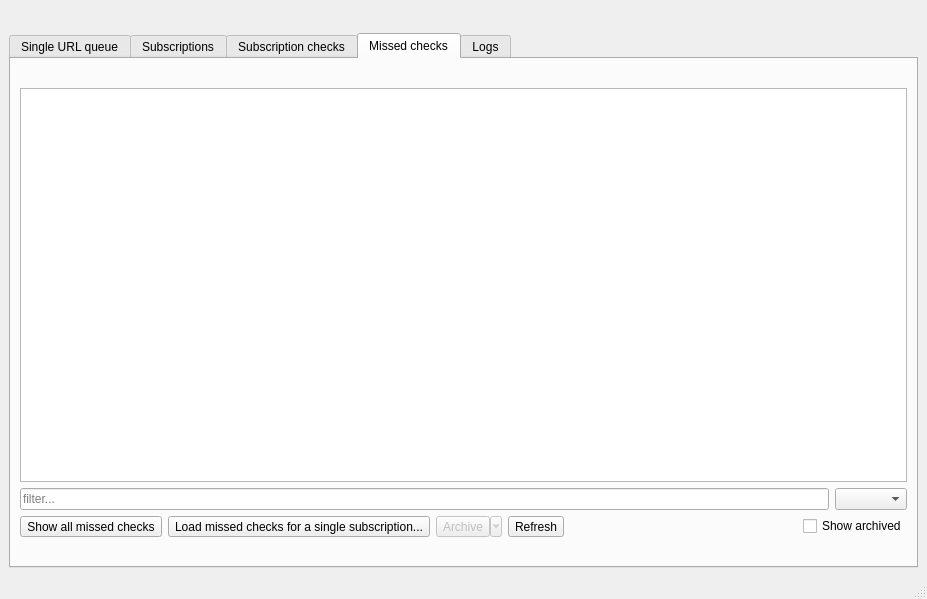
<?xml version="1.0" encoding="UTF-8"?>
<ui version="4.0">
 <class>MainWindow</class>
 <widget class="QMainWindow" name="MainWindow">
  <property name="geometry">
   <rect>
    <x>0</x>
    <y>0</y>
    <width>927</width>
    <height>599</height>
   </rect>
  </property>
  <property name="windowTitle">
   <string>hydownloader-systray</string>
  </property>
  <widget class="QWidget" name="centralwidget">
   <layout class="QVBoxLayout" name="verticalLayout_5">
    <item>
     <widget class="QLabel" name="instanceLabel">
      <property name="font">
       <font>
        <pointsize>12</pointsize>
        <weight>75</weight>
        <bold>true</bold>
       </font>
      </property>
      <property name="text">
       <string/>
      </property>
      <property name="alignment">
       <set>Qt::AlignCenter</set>
      </property>
     </widget>
    </item>
    <item>
     <widget class="QTabWidget" name="mainTabWidget">
      <property name="currentIndex">
       <number>3</number>
      </property>
      <widget class="QWidget" name="singleURLsTab">
       <attribute name="title">
        <string>Single URL queue</string>
       </attribute>
       <layout class="QVBoxLayout" name="verticalLayout_2">
        <item>
         <widget class="QTableView" name="urlsTableView">
          <property name="alternatingRowColors">
           <bool>true</bool>
          </property>
          <property name="selectionBehavior">
           <enum>QAbstractItemView::SelectRows</enum>
          </property>
          <property name="textElideMode">
           <enum>Qt::ElideMiddle</enum>
          </property>
          <property name="sortingEnabled">
           <bool>true</bool>
          </property>
          <property name="wordWrap">
           <bool>false</bool>
          </property>
          <attribute name="horizontalHeaderStretchLastSection">
           <bool>false</bool>
          </attribute>
         </widget>
        </item>
        <item>
         <layout class="QHBoxLayout" name="horizontalLayout_10">
          <item>
           <widget class="QLineEdit" name="urlsFilterLineEdit">
            <property name="placeholderText">
             <string>filter...</string>
            </property>
            <property name="clearButtonEnabled">
             <bool>true</bool>
            </property>
           </widget>
          </item>
          <item>
           <widget class="QComboBox" name="urlsFilterColumnComboBox"/>
          </item>
         </layout>
        </item>
        <item>
         <layout class="QHBoxLayout" name="horizontalLayout_2">
          <item>
           <widget class="QToolButton" name="addURLButton">
            <property name="text">
             <string>Add...</string>
            </property>
           </widget>
          </item>
          <item>
           <widget class="QToolButton" name="retryURLsButton">
            <property name="enabled">
             <bool>false</bool>
            </property>
            <property name="text">
             <string>Retry</string>
            </property>
            <property name="popupMode">
             <enum>QToolButton::MenuButtonPopup</enum>
            </property>
            <property name="arrowType">
             <enum>Qt::NoArrow</enum>
            </property>
           </widget>
          </item>
          <item>
           <widget class="QToolButton" name="pauseURLsButton">
            <property name="enabled">
             <bool>false</bool>
            </property>
            <property name="text">
             <string>Pause</string>
            </property>
            <property name="popupMode">
             <enum>QToolButton::MenuButtonPopup</enum>
            </property>
           </widget>
          </item>
          <item>
           <widget class="QToolButton" name="archiveURLsButton">
            <property name="enabled">
             <bool>false</bool>
            </property>
            <property name="text">
             <string>Archive</string>
            </property>
            <property name="popupMode">
             <enum>QToolButton::MenuButtonPopup</enum>
            </property>
           </widget>
          </item>
          <item>
           <widget class="QToolButton" name="deleteSelectedURLsButton">
            <property name="enabled">
             <bool>false</bool>
            </property>
            <property name="text">
             <string>Delete</string>
            </property>
           </widget>
          </item>
          <item>
           <widget class="QToolButton" name="viewLogForURLButton">
            <property name="enabled">
             <bool>false</bool>
            </property>
            <property name="text">
             <string>View log</string>
            </property>
           </widget>
          </item>
          <item>
           <widget class="QToolButton" name="refreshURLsButton">
            <property name="text">
             <string>Refresh</string>
            </property>
           </widget>
          </item>
          <item>
           <spacer name="horizontalSpacer_2">
            <property name="orientation">
             <enum>Qt::Horizontal</enum>
            </property>
            <property name="sizeHint" stdset="0">
             <size>
              <width>0</width>
              <height>20</height>
             </size>
            </property>
           </spacer>
          </item>
          <item>
           <widget class="QCheckBox" name="includeArchivedURLsCheckBox">
            <property name="text">
             <string>Show archived</string>
            </property>
           </widget>
          </item>
         </layout>
        </item>
        <item>
         <widget class="QLabel" name="urlsLabel">
          <property name="text">
           <string/>
          </property>
          <property name="alignment">
           <set>Qt::AlignRight|Qt::AlignTrailing|Qt::AlignVCenter</set>
          </property>
         </widget>
        </item>
       </layout>
      </widget>
      <widget class="QWidget" name="subsTab">
       <attribute name="title">
        <string>Subscriptions</string>
       </attribute>
       <layout class="QVBoxLayout" name="verticalLayout">
        <item>
         <widget class="QTableView" name="subTableView">
          <property name="alternatingRowColors">
           <bool>true</bool>
          </property>
          <property name="selectionBehavior">
           <enum>QAbstractItemView::SelectRows</enum>
          </property>
          <property name="textElideMode">
           <enum>Qt::ElideMiddle</enum>
          </property>
          <property name="sortingEnabled">
           <bool>true</bool>
          </property>
          <property name="wordWrap">
           <bool>false</bool>
          </property>
          <attribute name="horizontalHeaderStretchLastSection">
           <bool>false</bool>
          </attribute>
         </widget>
        </item>
        <item>
         <layout class="QHBoxLayout" name="horizontalLayout_9">
          <item>
           <widget class="QLineEdit" name="subFilterLineEdit">
            <property name="placeholderText">
             <string>filter...</string>
            </property>
            <property name="clearButtonEnabled">
             <bool>true</bool>
            </property>
           </widget>
          </item>
          <item>
           <widget class="QComboBox" name="subFilterColumnComboBox"/>
          </item>
         </layout>
        </item>
        <item>
         <layout class="QHBoxLayout" name="horizontalLayout_3">
          <item>
           <widget class="QToolButton" name="addSubButton">
            <property name="text">
             <string>Add...</string>
            </property>
           </widget>
          </item>
          <item>
           <widget class="QToolButton" name="recheckSubsButton">
            <property name="enabled">
             <bool>false</bool>
            </property>
            <property name="text">
             <string>Clear last checked time</string>
            </property>
           </widget>
          </item>
          <item>
           <widget class="QToolButton" name="pauseSubsButton">
            <property name="enabled">
             <bool>false</bool>
            </property>
            <property name="text">
             <string>Pause</string>
            </property>
            <property name="popupMode">
             <enum>QToolButton::MenuButtonPopup</enum>
            </property>
           </widget>
          </item>
          <item>
           <widget class="QToolButton" name="deleteSelectedSubsButton">
            <property name="enabled">
             <bool>false</bool>
            </property>
            <property name="text">
             <string>Delete</string>
            </property>
           </widget>
          </item>
          <item>
           <widget class="QToolButton" name="viewChecksForSubButton">
            <property name="enabled">
             <bool>false</bool>
            </property>
            <property name="text">
             <string>View check history</string>
            </property>
           </widget>
          </item>
          <item>
           <widget class="QToolButton" name="viewLogForSubButton">
            <property name="enabled">
             <bool>false</bool>
            </property>
            <property name="text">
             <string>View log</string>
            </property>
           </widget>
          </item>
          <item>
           <widget class="QToolButton" name="refreshSubsButton">
            <property name="text">
             <string>Refresh</string>
            </property>
           </widget>
          </item>
          <item>
           <spacer name="horizontalSpacer">
            <property name="orientation">
             <enum>Qt::Horizontal</enum>
            </property>
            <property name="sizeHint" stdset="0">
             <size>
              <width>0</width>
              <height>20</height>
             </size>
            </property>
           </spacer>
          </item>
         </layout>
        </item>
        <item>
         <widget class="QLabel" name="subsLabel">
          <property name="text">
           <string/>
          </property>
          <property name="alignment">
           <set>Qt::AlignRight|Qt::AlignTrailing|Qt::AlignVCenter</set>
          </property>
         </widget>
        </item>
       </layout>
      </widget>
      <widget class="QWidget" name="subChecksTab">
       <attribute name="title">
        <string>Subscription checks</string>
       </attribute>
       <layout class="QVBoxLayout" name="verticalLayout_4">
        <item>
         <widget class="QLabel" name="currentSubChecksLabel">
          <property name="font">
           <font>
            <weight>75</weight>
            <bold>true</bold>
           </font>
          </property>
          <property name="text">
           <string/>
          </property>
         </widget>
        </item>
        <item>
         <widget class="QTableView" name="subCheckTableView">
          <property name="alternatingRowColors">
           <bool>true</bool>
          </property>
          <property name="selectionBehavior">
           <enum>QAbstractItemView::SelectRows</enum>
          </property>
          <property name="textElideMode">
           <enum>Qt::ElideMiddle</enum>
          </property>
          <property name="sortingEnabled">
           <bool>true</bool>
          </property>
          <property name="wordWrap">
           <bool>false</bool>
          </property>
          <attribute name="horizontalHeaderDefaultSectionSize">
           <number>212</number>
          </attribute>
          <attribute name="horizontalHeaderStretchLastSection">
           <bool>false</bool>
          </attribute>
         </widget>
        </item>
        <item>
         <layout class="QHBoxLayout" name="horizontalLayout">
          <item>
           <widget class="QLineEdit" name="subCheckFilterLineEdit">
            <property name="placeholderText">
             <string>filter...</string>
            </property>
            <property name="clearButtonEnabled">
             <bool>true</bool>
            </property>
           </widget>
          </item>
          <item>
           <widget class="QComboBox" name="subCheckFilterColumnComboBox"/>
          </item>
         </layout>
        </item>
        <item>
         <layout class="QHBoxLayout" name="horizontalLayout_5">
          <item>
           <widget class="QToolButton" name="loadSubChecksForAllButton">
            <property name="text">
             <string>Show all subscription checks</string>
            </property>
           </widget>
          </item>
          <item>
           <widget class="QToolButton" name="loadSubChecksForSubButton">
            <property name="text">
             <string>Load check history for a single subscription...</string>
            </property>
            <property name="popupMode">
             <enum>QToolButton::DelayedPopup</enum>
            </property>
           </widget>
          </item>
          <item>
           <widget class="QToolButton" name="archiveSubChecksButton">
            <property name="enabled">
             <bool>false</bool>
            </property>
            <property name="text">
             <string>Archive</string>
            </property>
            <property name="popupMode">
             <enum>QToolButton::MenuButtonPopup</enum>
            </property>
           </widget>
          </item>
          <item>
           <widget class="QToolButton" name="refreshSubChecksButton">
            <property name="text">
             <string>Refresh</string>
            </property>
           </widget>
          </item>
          <item>
           <spacer name="horizontalSpacer_4">
            <property name="orientation">
             <enum>Qt::Horizontal</enum>
            </property>
            <property name="sizeHint" stdset="0">
             <size>
              <width>0</width>
              <height>20</height>
             </size>
            </property>
           </spacer>
          </item>
          <item>
           <widget class="QCheckBox" name="includeArchivedSubChecksCheckBox">
            <property name="text">
             <string>Show archived</string>
            </property>
           </widget>
          </item>
         </layout>
        </item>
        <item>
         <widget class="QLabel" name="subChecksLabel">
          <property name="text">
           <string/>
          </property>
          <property name="alignment">
           <set>Qt::AlignRight|Qt::AlignTrailing|Qt::AlignVCenter</set>
          </property>
         </widget>
        </item>
       </layout>
      </widget>
      <widget class="QWidget" name="missedSubChecksTab">
       <attribute name="title">
        <string>Missed checks</string>
       </attribute>
       <layout class="QVBoxLayout" name="verticalLayout_6">
        <item>
         <widget class="QLabel" name="currentMissedSubChecksLabel">
          <property name="font">
           <font>
            <weight>75</weight>
            <bold>true</bold>
           </font>
          </property>
          <property name="text">
           <string/>
          </property>
         </widget>
        </item>
        <item>
         <widget class="QTableView" name="missedSubCheckTableView">
          <property name="alternatingRowColors">
           <bool>true</bool>
          </property>
          <property name="selectionBehavior">
           <enum>QAbstractItemView::SelectRows</enum>
          </property>
          <property name="textElideMode">
           <enum>Qt::ElideMiddle</enum>
          </property>
          <property name="sortingEnabled">
           <bool>true</bool>
          </property>
          <property name="wordWrap">
           <bool>false</bool>
          </property>
          <attribute name="horizontalHeaderDefaultSectionSize">
           <number>212</number>
          </attribute>
          <attribute name="horizontalHeaderStretchLastSection">
           <bool>false</bool>
          </attribute>
         </widget>
        </item>
        <item>
         <layout class="QHBoxLayout" name="horizontalLayout_11">
          <item>
           <widget class="QLineEdit" name="missedSubCheckFilterLineEdit">
            <property name="placeholderText">
             <string>filter...</string>
            </property>
            <property name="clearButtonEnabled">
             <bool>true</bool>
            </property>
           </widget>
          </item>
          <item>
           <widget class="QComboBox" name="missedSubCheckFilterColumnComboBox"/>
          </item>
         </layout>
        </item>
        <item>
         <layout class="QHBoxLayout" name="horizontalLayout_12">
          <item>
           <widget class="QToolButton" name="loadMissedSubChecksForAllButton">
            <property name="text">
             <string>Show all missed checks</string>
            </property>
           </widget>
          </item>
          <item>
           <widget class="QToolButton" name="loadMissedSubChecksForSubButton">
            <property name="text">
             <string>Load missed checks for a single subscription...</string>
            </property>
            <property name="popupMode">
             <enum>QToolButton::DelayedPopup</enum>
            </property>
           </widget>
          </item>
          <item>
           <widget class="QToolButton" name="archiveMissedSubChecksButton">
            <property name="enabled">
             <bool>false</bool>
            </property>
            <property name="text">
             <string>Archive</string>
            </property>
            <property name="popupMode">
             <enum>QToolButton::MenuButtonPopup</enum>
            </property>
           </widget>
          </item>
          <item>
           <widget class="QToolButton" name="refreshMissedSubChecksButton">
            <property name="text">
             <string>Refresh</string>
            </property>
           </widget>
          </item>
          <item>
           <spacer name="horizontalSpacer_6">
            <property name="orientation">
             <enum>Qt::Horizontal</enum>
            </property>
            <property name="sizeHint" stdset="0">
             <size>
              <width>0</width>
              <height>20</height>
             </size>
            </property>
           </spacer>
          </item>
          <item>
           <widget class="QCheckBox" name="includeArchivedMissedSubChecksCheckBox">
            <property name="text">
             <string>Show archived</string>
            </property>
           </widget>
          </item>
         </layout>
        </item>
        <item>
         <widget class="QLabel" name="missedSubChecksLabel">
          <property name="text">
           <string/>
          </property>
          <property name="alignment">
           <set>Qt::AlignRight|Qt::AlignTrailing|Qt::AlignVCenter</set>
          </property>
         </widget>
        </item>
       </layout>
      </widget>
      <widget class="QWidget" name="logsTab">
       <attribute name="title">
        <string>Logs</string>
       </attribute>
       <layout class="QVBoxLayout" name="verticalLayout_3">
        <item>
         <widget class="QLabel" name="currentLogLabel">
          <property name="font">
           <font>
            <weight>75</weight>
            <bold>true</bold>
           </font>
          </property>
          <property name="text">
           <string/>
          </property>
         </widget>
        </item>
        <item>
         <widget class="QTableView" name="logTableView">
          <property name="alternatingRowColors">
           <bool>true</bool>
          </property>
          <property name="selectionMode">
           <enum>QAbstractItemView::ExtendedSelection</enum>
          </property>
          <property name="selectionBehavior">
           <enum>QAbstractItemView::SelectRows</enum>
          </property>
          <property name="textElideMode">
           <enum>Qt::ElideMiddle</enum>
          </property>
          <property name="sortingEnabled">
           <bool>true</bool>
          </property>
          <property name="wordWrap">
           <bool>false</bool>
          </property>
          <attribute name="horizontalHeaderStretchLastSection">
           <bool>true</bool>
          </attribute>
         </widget>
        </item>
        <item>
         <layout class="QHBoxLayout" name="horizontalLayout_8">
          <item>
           <widget class="QLineEdit" name="logFilterLineEdit">
            <property name="placeholderText">
             <string>filter...</string>
            </property>
            <property name="clearButtonEnabled">
             <bool>true</bool>
            </property>
           </widget>
          </item>
          <item>
           <widget class="QComboBox" name="logFilterColumnComboBox"/>
          </item>
         </layout>
        </item>
        <item>
         <layout class="QHBoxLayout" name="horizontalLayout_4">
          <item>
           <widget class="QToolButton" name="loadDaemonLogButton">
            <property name="text">
             <string>Load daemon log</string>
            </property>
           </widget>
          </item>
          <item>
           <widget class="QToolButton" name="loadStatusHistoryButton">
            <property name="text">
             <string>Show systray status history</string>
            </property>
           </widget>
          </item>
          <item>
           <widget class="QToolButton" name="loadSingleURLQueueLogButton">
            <property name="text">
             <string>Load single URL log...</string>
            </property>
           </widget>
          </item>
          <item>
           <widget class="QToolButton" name="loadSubscriptionLogButton">
            <property name="text">
             <string>Load subscription log...</string>
            </property>
           </widget>
          </item>
          <item>
           <widget class="QToolButton" name="refreshLogButton">
            <property name="text">
             <string>Refresh</string>
            </property>
           </widget>
          </item>
          <item>
           <widget class="QToolButton" name="copyLogToClipboardButton">
            <property name="text">
             <string>Copy to clipboard</string>
            </property>
           </widget>
          </item>
          <item>
           <spacer name="horizontalSpacer_3">
            <property name="orientation">
             <enum>Qt::Horizontal</enum>
            </property>
            <property name="sizeHint" stdset="0">
             <size>
              <width>0</width>
              <height>20</height>
             </size>
            </property>
           </spacer>
          </item>
         </layout>
        </item>
        <item>
         <layout class="QHBoxLayout" name="horizontalLayout_6">
          <item>
           <spacer name="horizontalSpacer_5">
            <property name="orientation">
             <enum>Qt::Horizontal</enum>
            </property>
            <property name="sizeHint" stdset="0">
             <size>
              <width>40</width>
              <height>20</height>
             </size>
            </property>
           </spacer>
          </item>
          <item>
           <widget class="QCheckBox" name="onlyLatestCheckBox">
            <property name="text">
             <string>Only show log entries from the most recent run (applies to subscriptions and single URLs)</string>
            </property>
           </widget>
          </item>
         </layout>
        </item>
        <item>
         <layout class="QHBoxLayout" name="horizontalLayout_7">
          <item>
           <widget class="QLabel" name="logSelectionLabel">
            <property name="text">
             <string/>
            </property>
            <property name="alignment">
             <set>Qt::AlignRight|Qt::AlignTrailing|Qt::AlignVCenter</set>
            </property>
           </widget>
          </item>
         </layout>
        </item>
       </layout>
      </widget>
     </widget>
    </item>
   </layout>
  </widget>
  <widget class="QStatusBar" name="statusBar"/>
 </widget>
 <resources/>
 <connections/>
</ui>
